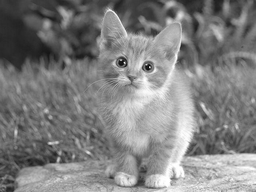
#> input picture 02.08_11_2023/catG.png, 256 x 192 px, shrunk from 700 x 525 before the run, found by its file name
$ jupyter execute Aufgabenblatt_2_1.ipynb
#> lines starting #> are read from the running program, lines starting #| are printed output that depends on the picture; long printed decimals are rounded
# Aufgabe 1 — Erste Schritte mit NumPy und matplotlib

[cell 1]
import matplotlib.pyplot as plt
from skimage.io import imread
import numpy as np
img = imread('./catG.png')
#> img is the input picture: shape (192, 256); min 10, max 255, mean 128
plt.imshow(img , cmap='Greys_r', vmin=0, vmax=255)

[cell 2]
#shape[0] = Zeilen
#shape[1] = Spalten
def countPixels():
  pixelCount = 0
  for x in range(img.shape[0]):
    for y in range(img.shape[1]):
      pixelCount += 1
#> after the loop, pixelCount = 49152
  return pixelCount

countPixels()

[cell 3]
def maxPixelValue():
  maximumValue = 0
#> maximumValue = 0
  for x in range(img.shape[0]):
    for y in range(img.shape[1]):
      if(img[x,y] > maximumValue):
        maximumValue = img[x,y]
#> after the loop, maximumValue = 255
  return maximumValue

maxPixelValue()

[cell 4]
def minPixelValue():
  minimumValue = 255
#> minimumValue = 255
  for x in range(img.shape[0]):
    for y in range(img.shape[1]):
      if(img[x,y] < minimumValue):
        minimumValue = img[x,y]
#> after the loop, minimumValue = 10
  return minimumValue

minPixelValue()

[cell 5]
def meanPixelValue():
  pixelCount = 0
#> pixelCount = 0
  pixelSum = 0
  for x in range(img.shape[0]):
    for y in range(img.shape[1]):
      pixelCount += 1
      pixelSum += img[x,y]
#> after the loop, pixelCount = 49152; pixelSum = 6293662

  pixelMean = pixelSum/pixelCount
#> pixelMean = 128
  return pixelMean

meanPixelValue()

# Aufgabe 2 — Komplexere Bildstatistiken

[cell 6]
def countWhitePixels():
  whitePixelSum = 0
#> whitePixelSum = 0
  for x in range(img.shape[0]):
    for y in range(img.shape[1]):
      if img[x,y] == 255:
        whitePixelSum += 1
#> after the loop, whitePixelSum = 18

  return whitePixelSum

countWhitePixels()

[cell 7]
def countBlackPixels():
  blackPixelSum = 0
#> blackPixelSum = 0
  for x in range(img.shape[0]):
    for y in range(img.shape[1]):
      if img[x,y] == 0:
        blackPixelSum += 1
#> after the loop, blackPixelSum = 0

  return blackPixelSum

countBlackPixels()

[cell 8]
def countGreyPixels():
  greyPixelList = []
#> greyPixelList = []
  for x in range(img.shape[0]):
    for y in range(img.shape[1]):
      uniqueGreyPixel = img[x,y]
      greyPixelList.append(uniqueGreyPixel)
#> after the loop, greyPixelList = 49152 items

  for i in range(0,256):
    print(str(i)+": "+str(greyPixelList.count(i)))
#> this loop made 256 passes
#| 0: 0
#| 1: 0
#| 2: 0
#| 3: 0
#| 4: 0
#| 5: 0
#| 6: 0
#| 7: 0
#> (further printed lines are left out)


countGreyPixels()

# Aufgabe 3 — NumPy Funktionen

[cell 9]
print(np.max(img))
#| 255
print(np.min(img))
#| 10
print(np.mean(img))
#| 128.045

# Aufgabe 4 — Zusatzaufgabe: Einfache Bildtransformationen

[cell 10]
def invertImg():
  for x in range(img.shape[0]):
    for y in range(img.shape[1]):
      img[x,y] = 255-img[x,y]
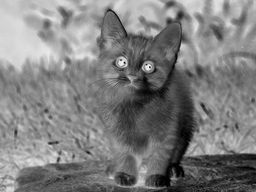
#> img: shape (192, 256); min 0, max 245, mean 127

  plt.imshow(img , cmap='Greys_r', vmin=0, vmax=255)

invertImg()


$ run again, with 02.08_11_2023/testbild1.png copied over 02.08_11_2023/catG.png
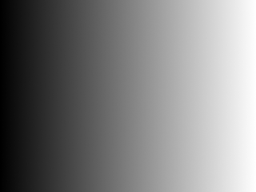
#> input picture 02.08_11_2023/testbild1.png, 256 x 192 px, shrunk from 320 x 240 before the run, found by its file name
#> img is the input picture: shape (192, 256); min 0, max 255, mean 127.1
#> after the loop in maxPixelValue, `for x in range(img.shape[0]):`: maximumValue = 255
#> after the loop in minPixelValue, `for x in range(img.shape[0]):`: minimumValue = 0
#> after the loop in meanPixelValue, `for x in range(img.shape[0]):`: pixelCount = 49152; pixelSum = 6247209
#> pixelMean = 127.1
#> in countWhitePixels, `whitePixelSum = 0`: whitePixelSum = 0
#> after the loop in countWhitePixels, `for x in range(img.shape[0]):`: whitePixelSum = 49
#> in countBlackPixels, `blackPixelSum = 0`: blackPixelSum = 0
#> after the loop in countBlackPixels, `for x in range(img.shape[0]):`: blackPixelSum = 204
#> in countGreyPixels, `greyPixelList = []`: greyPixelList = []
#> after the loop in countGreyPixels, `for x in range(img.shape[0]):`: greyPixelList = 49152 items
#> the loop in countGreyPixels, `for i in range(0,256):` made 256 passes
#| 0: 204
#| 1: 184
#| 2: 142
#| 3: 203
#| 4: 252
#> (further printed lines are left out)
#| 255
#| 0
#| 127.100
#> after the loop in invertImg, `for x in range(img.shape[0]):`:
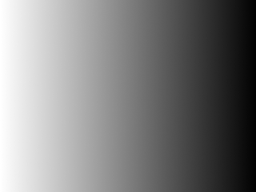
#> img: shape (192, 256); min 0, max 255, mean 127.9

$ run again, with 02.08_11_2023/testbild2.png copied over 02.08_11_2023/catG.png
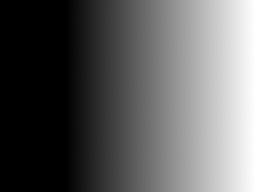
#> input picture 02.08_11_2023/testbild2.png, 256 x 192 px, shrunk from 320 x 240 before the run, found by its file name
#> img is the input picture: shape (192, 256); min 0, max 255, mean 95
#> after the loop in maxPixelValue, `for x in range(img.shape[0]):`: maximumValue = 255
#> after the loop in minPixelValue, `for x in range(img.shape[0]):`: minimumValue = 0
#> after the loop in meanPixelValue, `for x in range(img.shape[0]):`: pixelCount = 49152; pixelSum = 4667381
#> pixelMean = 94.96
#> in countWhitePixels, `whitePixelSum = 0`: whitePixelSum = 0
#> after the loop in countWhitePixels, `for x in range(img.shape[0]):`: whitePixelSum = 199
#> in countBlackPixels, `blackPixelSum = 0`: blackPixelSum = 0
#> after the loop in countBlackPixels, `for x in range(img.shape[0]):`: blackPixelSum = 12702
#> in countGreyPixels, `greyPixelList = []`: greyPixelList = []
#> after the loop in countGreyPixels, `for x in range(img.shape[0]):`: greyPixelList = 49152 items
#> the loop in countGreyPixels, `for i in range(0,256):` made 256 passes
#| 0: 12702
#| 1: 162
#| 2: 159
#| 3: 182
#| 4: 126
#> (further printed lines are left out)
#| 255
#| 0
#| 94.958
#> after the loop in invertImg, `for x in range(img.shape[0]):`:
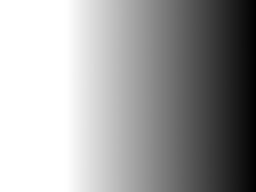
#> img: shape (192, 256); min 0, max 255, mean 160
